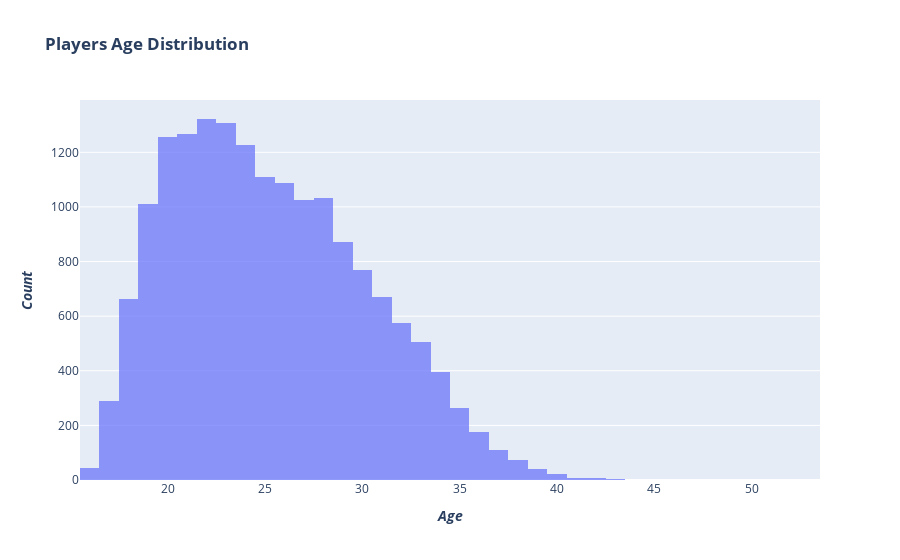

Here is the notebook cell this chart was saved with:
### Markdown cell above
# Most players are from 
2148 - United Kingdoms
1154 - Germany
1121 - spain
990 - france
778 - Argentina 
857 - Brazil


From the choropleth map, we can infer the number of players in each country. Countries with higher color intensity have a higher number of players while countries with lower color intensity have a lower number of players. We can also observe that countries with a high population tend to have a higher number of players.

### Code cell
trace1 = go.Histogram(x=data['Age'], nbinsx=55, opacity=0.7)

layout = go.Layout(title='<b>Players Age Distribution<b>',
                   xaxis=dict(title='<b><i>Age</b></i>'),
                   yaxis=dict(title='<b><i>Count</b></i>'),
                  )

fig = go.Figure(data=[trace1], layout=layout)
py.iplot(fig)

### Figure 1 — Plotly figure (JSON) as saved in the notebook; plotly's stock layout.template omitted (floating-point values rounded to 4 significant figures; data arrays with more than 128 entries replaced by an {"elided": "..."} marker saying what was removed)
{"data": [{"nbinsx": 55, "opacity": 0.7, "type": "histogram", "x": {"elided": "17125 int values"}}], "layout": {"title": {"text": "<b>Players Age Distribution<b>"}, "xaxis": {"title": {"text": "<b><i>Age</b></i>"}}, "yaxis": {"title": {"text": "<b><i>Count</b></i>"}}}}
